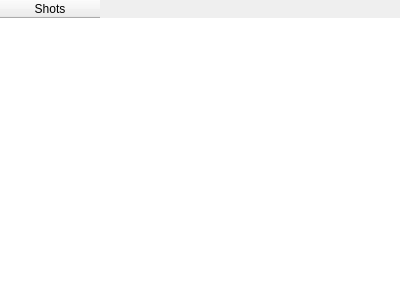
<?xml version="1.0" encoding="UTF-8"?>
<ui version="4.0">
 <class>MainTable</class>
 <widget class="QWidget" name="MainTable">
  <property name="geometry">
   <rect>
    <x>0</x>
    <y>0</y>
    <width>400</width>
    <height>300</height>
   </rect>
  </property>
  <property name="windowTitle">
   <string>Form</string>
  </property>
  <layout class="QVBoxLayout" name="verticalLayout">
   <property name="spacing">
    <number>0</number>
   </property>
   <property name="leftMargin">
    <number>0</number>
   </property>
   <property name="topMargin">
    <number>0</number>
   </property>
   <property name="rightMargin">
    <number>0</number>
   </property>
   <property name="bottomMargin">
    <number>0</number>
   </property>
   <item>
    <widget class="QTableWidget" name="mainTable">
     <property name="frameShape">
      <enum>QFrame::NoFrame</enum>
     </property>
     <property name="editTriggers">
      <set>QAbstractItemView::NoEditTriggers</set>
     </property>
     <property name="alternatingRowColors">
      <bool>true</bool>
     </property>
     <property name="selectionMode">
      <enum>QAbstractItemView::NoSelection</enum>
     </property>
     <property name="selectionBehavior">
      <enum>QAbstractItemView::SelectRows</enum>
     </property>
     <property name="verticalScrollMode">
      <enum>QAbstractItemView::ScrollPerPixel</enum>
     </property>
     <property name="horizontalScrollMode">
      <enum>QAbstractItemView::ScrollPerPixel</enum>
     </property>
     <property name="showGrid">
      <bool>false</bool>
     </property>
     <property name="gridStyle">
      <enum>Qt::NoPen</enum>
     </property>
     <property name="sortingEnabled">
      <bool>true</bool>
     </property>
     <property name="cornerButtonEnabled">
      <bool>false</bool>
     </property>
     <attribute name="verticalHeaderVisible">
      <bool>false</bool>
     </attribute>
     <attribute name="verticalHeaderMinimumSectionSize">
      <number>30</number>
     </attribute>
     <column>
      <property name="text">
       <string>Shots</string>
      </property>
     </column>
    </widget>
   </item>
  </layout>
 </widget>
 <resources/>
 <connections/>
</ui>
